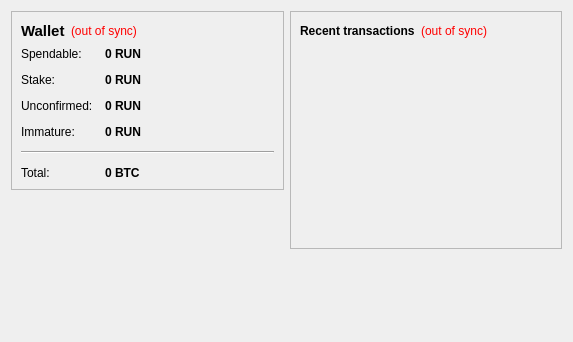
<?xml version="1.0" encoding="UTF-8"?>
<ui version="4.0">
 <class>OverviewPage</class>
 <widget class="QWidget" name="OverviewPage">
  <property name="geometry">
   <rect>
    <x>0</x>
    <y>0</y>
    <width>573</width>
    <height>342</height>
   </rect>
  </property>
  <property name="windowTitle">
   <string>Form</string>
  </property>
  <layout class="QHBoxLayout" name="horizontalLayout" stretch="1,1">
   <item>
    <layout class="QVBoxLayout" name="verticalLayout_2">
     <item>
      <widget class="QFrame" name="frame">
       <property name="frameShape">
        <enum>QFrame::StyledPanel</enum>
       </property>
       <property name="frameShadow">
        <enum>QFrame::Raised</enum>
       </property>
       <layout class="QVBoxLayout" name="verticalLayout_4">
        <item>
         <layout class="QHBoxLayout" name="horizontalLayout_4">
          <item>
           <widget class="QLabel" name="label_5">
            <property name="font">
             <font>
              <pointsize>11</pointsize>
              <weight>75</weight>
              <bold>true</bold>
             </font>
            </property>
            <property name="text">
             <string>Wallet</string>
            </property>
           </widget>
          </item>
          <item>
           <widget class="QLabel" name="labelWalletStatus">
            <property name="toolTip">
             <string>The displayed information may be out of date. Your wallet automatically synchronizes with the RUNNERS network after a connection is established, but this process has not completed yet.</string>
            </property>
            <property name="styleSheet">
             <string notr="true">QLabel { color: red; }</string>
            </property>
            <property name="text">
             <string notr="true">(out of sync)</string>
            </property>
            <property name="alignment">
             <set>Qt::AlignLeading|Qt::AlignLeft|Qt::AlignVCenter</set>
            </property>
           </widget>
          </item>
          <item>
           <spacer name="horizontalSpacer_2">
            <property name="orientation">
             <enum>Qt::Horizontal</enum>
            </property>
            <property name="sizeHint" stdset="0">
             <size>
              <width>40</width>
              <height>20</height>
             </size>
            </property>
           </spacer>
          </item>
         </layout>
        </item>
        <item>
         <layout class="QFormLayout" name="formLayout_2">
          <property name="fieldGrowthPolicy">
           <enum>QFormLayout::AllNonFixedFieldsGrow</enum>
          </property>
          <property name="horizontalSpacing">
           <number>12</number>
          </property>
          <property name="verticalSpacing">
           <number>12</number>
          </property>
          <item row="0" column="0">
           <widget class="QLabel" name="label">
            <property name="text">
             <string>Spendable:</string>
            </property>
           </widget>
          </item>
          <item row="0" column="1">
           <widget class="QLabel" name="labelBalance">
            <property name="font">
             <font>
              <weight>75</weight>
              <bold>true</bold>
             </font>
            </property>
            <property name="cursor">
             <cursorShape>IBeamCursor</cursorShape>
            </property>
            <property name="toolTip">
             <string>Your current spendable balance</string>
            </property>
            <property name="text">
             <string notr="true">0 RUN</string>
            </property>
            <property name="textInteractionFlags">
             <set>Qt::LinksAccessibleByMouse|Qt::TextSelectableByKeyboard|Qt::TextSelectableByMouse</set>
            </property>
           </widget>
          </item>
          <item row="1" column="0">
           <widget class="QLabel" name="label_6">
            <property name="text">
             <string>Stake:</string>
            </property>
           </widget>
          </item>
          <item row="1" column="1">
           <widget class="QLabel" name="labelStake">
            <property name="font">
             <font>
              <weight>75</weight>
              <bold>true</bold>
             </font>
            </property>
            <property name="cursor">
             <cursorShape>IBeamCursor</cursorShape>
            </property>
            <property name="toolTip">
             <string>Total of coins that was staked, and do not yet count toward the current balance</string>
            </property>
            <property name="text">
             <string notr="true">0 RUN</string>
            </property>
            <property name="textInteractionFlags">
             <set>Qt::LinksAccessibleByMouse|Qt::TextSelectableByKeyboard|Qt::TextSelectableByMouse</set>
            </property>
           </widget>
          </item>
          <item row="2" column="0">
           <widget class="QLabel" name="label_3">
            <property name="text">
             <string>Unconfirmed:</string>
            </property>
           </widget>
          </item>
          <item row="2" column="1">
           <widget class="QLabel" name="labelUnconfirmed">
            <property name="font">
             <font>
              <weight>75</weight>
              <bold>true</bold>
             </font>
            </property>
            <property name="cursor">
             <cursorShape>IBeamCursor</cursorShape>
            </property>
            <property name="toolTip">
             <string>Total of transactions that have yet to be confirmed, and do not yet count toward the current balance</string>
            </property>
            <property name="text">
             <string notr="true">0 RUN</string>
            </property>
            <property name="textInteractionFlags">
             <set>Qt::LinksAccessibleByMouse|Qt::TextSelectableByKeyboard|Qt::TextSelectableByMouse</set>
            </property>
           </widget>
          </item>
          <item row="3" column="0">
           <widget class="QLabel" name="labelImmatureText">
            <property name="text">
             <string>Immature:</string>
            </property>
           </widget>
          </item>
          <item row="3" column="1">
           <widget class="QLabel" name="labelImmature">
            <property name="font">
             <font>
              <weight>75</weight>
              <bold>true</bold>
             </font>
            </property>
            <property name="toolTip">
             <string>Mined balance that has not yet matured</string>
            </property>
            <property name="text">
             <string notr="true">0 RUN</string>
            </property>
            <property name="textInteractionFlags">
             <set>Qt::LinksAccessibleByMouse|Qt::TextSelectableByKeyboard|Qt::TextSelectableByMouse</set>
            </property>
           </widget>
          </item>
          <item row="4" column="0" colspan="2">
           <widget class="Line" name="line">
            <property name="orientation">
             <enum>Qt::Horizontal</enum>
            </property>
           </widget>
          </item>
          <item row="5" column="0">
           <widget class="QLabel" name="labelTotalText">
            <property name="text">
             <string>Total:</string>
            </property>
           </widget>
          </item>
          <item row="5" column="1">
           <widget class="QLabel" name="labelTotal">
            <property name="font">
             <font>
              <weight>75</weight>
              <bold>true</bold>
             </font>
            </property>
            <property name="cursor">
             <cursorShape>IBeamCursor</cursorShape>
            </property>
            <property name="toolTip">
             <string>Your current total balance</string>
            </property>
            <property name="text">
             <string notr="true">0 BTC</string>
            </property>
            <property name="textInteractionFlags">
             <set>Qt::LinksAccessibleByMouse|Qt::TextSelectableByKeyboard|Qt::TextSelectableByMouse</set>
            </property>
           </widget>
          </item>
         </layout>
        </item>
       </layout>
      </widget>
     </item>
     <item>
      <spacer name="verticalSpacer">
       <property name="orientation">
        <enum>Qt::Vertical</enum>
       </property>
       <property name="sizeHint" stdset="0">
        <size>
         <width>20</width>
         <height>40</height>
        </size>
       </property>
      </spacer>
     </item>
    </layout>
   </item>
   <item>
    <layout class="QVBoxLayout" name="verticalLayout_3">
     <item>
      <widget class="QFrame" name="frame_2">
       <property name="frameShape">
        <enum>QFrame::StyledPanel</enum>
       </property>
       <property name="frameShadow">
        <enum>QFrame::Raised</enum>
       </property>
       <layout class="QVBoxLayout" name="verticalLayout">
        <item>
         <layout class="QHBoxLayout" name="horizontalLayout_2">
          <item>
           <widget class="QLabel" name="label_4">
            <property name="text">
             <string>&lt;b&gt;Recent transactions&lt;/b&gt;</string>
            </property>
           </widget>
          </item>
          <item>
           <widget class="QLabel" name="labelTransactionsStatus">
            <property name="toolTip">
             <string>The displayed information may be out of date. Your wallet automatically synchronizes with the RUNNERS network after a connection is established, but this process has not completed yet.</string>
            </property>
            <property name="styleSheet">
             <string notr="true">QLabel { color: red; }</string>
            </property>
            <property name="text">
             <string notr="true">(out of sync)</string>
            </property>
            <property name="alignment">
             <set>Qt::AlignRight|Qt::AlignTrailing|Qt::AlignVCenter</set>
            </property>
           </widget>
          </item>
          <item>
           <spacer name="horizontalSpacer">
            <property name="orientation">
             <enum>Qt::Horizontal</enum>
            </property>
            <property name="sizeHint" stdset="0">
             <size>
              <width>40</width>
              <height>20</height>
             </size>
            </property>
           </spacer>
          </item>
         </layout>
        </item>
        <item>
         <widget class="QListView" name="listTransactions">
          <property name="styleSheet">
           <string notr="true">QListView { background: transparent; }</string>
          </property>
          <property name="frameShape">
           <enum>QFrame::NoFrame</enum>
          </property>
          <property name="verticalScrollBarPolicy">
           <enum>Qt::ScrollBarAlwaysOff</enum>
          </property>
          <property name="horizontalScrollBarPolicy">
           <enum>Qt::ScrollBarAlwaysOff</enum>
          </property>
          <property name="selectionMode">
           <enum>QAbstractItemView::NoSelection</enum>
          </property>
         </widget>
        </item>
       </layout>
      </widget>
     </item>
     <item>
      <spacer name="verticalSpacer_2">
       <property name="orientation">
        <enum>Qt::Vertical</enum>
       </property>
       <property name="sizeHint" stdset="0">
        <size>
         <width>20</width>
         <height>40</height>
        </size>
       </property>
      </spacer>
     </item>
    </layout>
   </item>
  </layout>
 </widget>
 <resources/>
 <connections/>
</ui>
